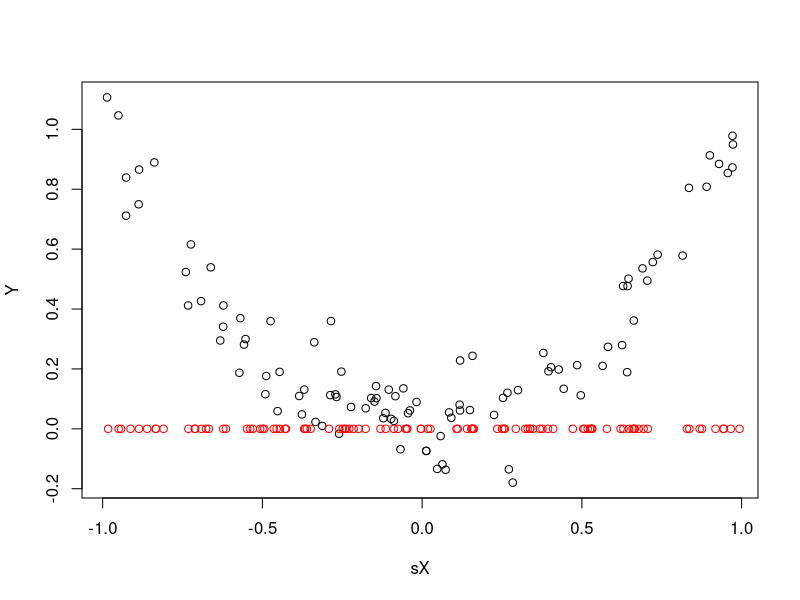

Reproduce this figure in R.
fd <- function(xd, Beta, Mu, Sigma)
{
   total = 0
   for(p in 1:ncol(Beta))
   {
	total = total + Beta[,p]*exp( - (norm( matrix(xd) - matrix(Mu[p,]) )^2)/Sigma[1,p]  )	
   }
   return (total)
}
E <- function( Beta, Mu, Sigma, X, Y)
{
#  return (norm( Y - fk(X, Beta, Mu, Sigma))^2)
	total = 0
	for(d in 1:nrow(X))
	{
	   total = total+ (Y[d] - fd(X[d, ], Beta, Mu, Sigma))^2
	}
   return (total)
}
df_dbeta <- function(xd, Beta, Mu, Sigma)
{
   total = 0
   for(p in 1:ncol(Beta))
   {
	total = total + exp( - (norm( matrix(xd) - matrix(Mu[p,]) )^2)/Sigma[1,p]  )	
   }
   return (total)
}
df_mu <- function(xd, Beta, Mu, Sigma)
{
   total = 0
   for(p in 1:ncol(Beta))
   {
	total = total + Beta[,p]*exp( - (norm( matrix(xd) - matrix(Mu[p,]) )^2)/Sigma[1,p]  )* norm( matrix(xd) - matrix(Mu[p,]) )*0.5
   }
   return (total)
}
df_sigma <- function(xd, Beta, Mu, Sigma)
{
   total = 0
   for(p in 1:ncol(Beta))
   {
	total = total + Beta[,p]*exp( - (norm( matrix(xd) - matrix(Mu[p,]) )^2)/Sigma[1,p]  )* norm( matrix(xd) - matrix(Mu[p,]) )^2*(1.0/Sigma[1,p])
   }
   return (total)
}
gradient_beta <- function(Beta, Mu, Sigma, X, Y)
{
	total = 0
	for(d in 1:nrow(X))
	{
	   total = total+ (Y[d] - fd(X[d, ], Beta, Mu, Sigma))*df_dbeta(X[d, ], Beta, Mu, Sigma)
	}
   	return (total)
}
gradient_mu<- function(Beta, Mu, Sigma, X, Y)
{
	total = 0
	for(d in 1:nrow(X))
	{
	   total = total+ (Y[d] - fd(X[d, ], Beta, Mu, Sigma))*df_mu(X[d, ], Beta, Mu, Sigma)
	}
   	return (total)
}
gradient_sigma<- function(Beta, Mu, Sigma, X, Y)
{
	total = 0
	for(d in 1:nrow(X))
	{
	   total = total+ (Y[d] - fd(X[d, ], Beta, Mu, Sigma))*df_sigma(X[d, ], Beta, Mu, Sigma)
	}
   	return (total)
}
##Función objetivo...
E <- function( Beta, Mu, Sigma, X, Y)
{
#  return (norm( Y - fk(X, Beta, Mu, Sigma))^2)
	total = 0
	for(d in 1:nrow(X))
	{
	   total = total+ (Y[d] - fd(X[d, ], Beta, Mu, Sigma))^2
	}
   return (total)
}

RBF <- function(Y, P, X)
{

   D=ncol(Y) ##calcular la dimension
   ##Vector pesos
   Beta = matrix(0,ncol=P)
   ##Vector varianzas
   Sigma = matrix(0,ncol=P)
   ##Matriz medias P X D
   Mu = matrix(0,ncol=D, nrow=P )

      
   ##Inicialización
   for(i in 1:P) {
    Beta[1,i] = runif(1,-10,10)
    Sigma[1,i] = runif(1,0,1)
   
   	for(j in 1:D) {
   		Mu[i,j] = runif(1,-1,1)
   	}
   }
   
   nite = 100
   eta = 0.1
   for( it in 1:nite)
   {
	##Obtener el gradiente de los pesos
	betag = gradient_beta(Beta, Mu, Sigma, X, Y)
	##Obtener el gradiente de la medias
	mug = gradient_mu(Beta, Mu, Sigma, X, Y)
	##Gradiente de la varianza
	varg =	gradient_sigma(Beta, Mu, Sigma, X, Y)
	Beta = Beta - eta*betag
	Mu = Mu - eta*mug
	Sigma = Sigma - eta*varg
        print(E( Beta, Mu, Sigma, X, Y))
   }
   Yp = X;
   for( i in 1:nrow(X))
   {
	Yp[i,] = fd( X[i,], Beta, Mu, Sigma)
   } 	
  
   return (Yp)
}
##

##Generar datos de entrenamiento
sX = runif(100, -1, 1)
Y = matrix(sX*sX  + rnorm(100, 0, 0.1), nrow=100)
N=100
X2 = matrix( runif( N, -1, 1),ncol=ncol(Y))

##Número de neuronas..
P=10
##Dimension

Y2= RBF(Y, P, X2 )
plot(sX, Y)
points(X2, Y2, col='red')
